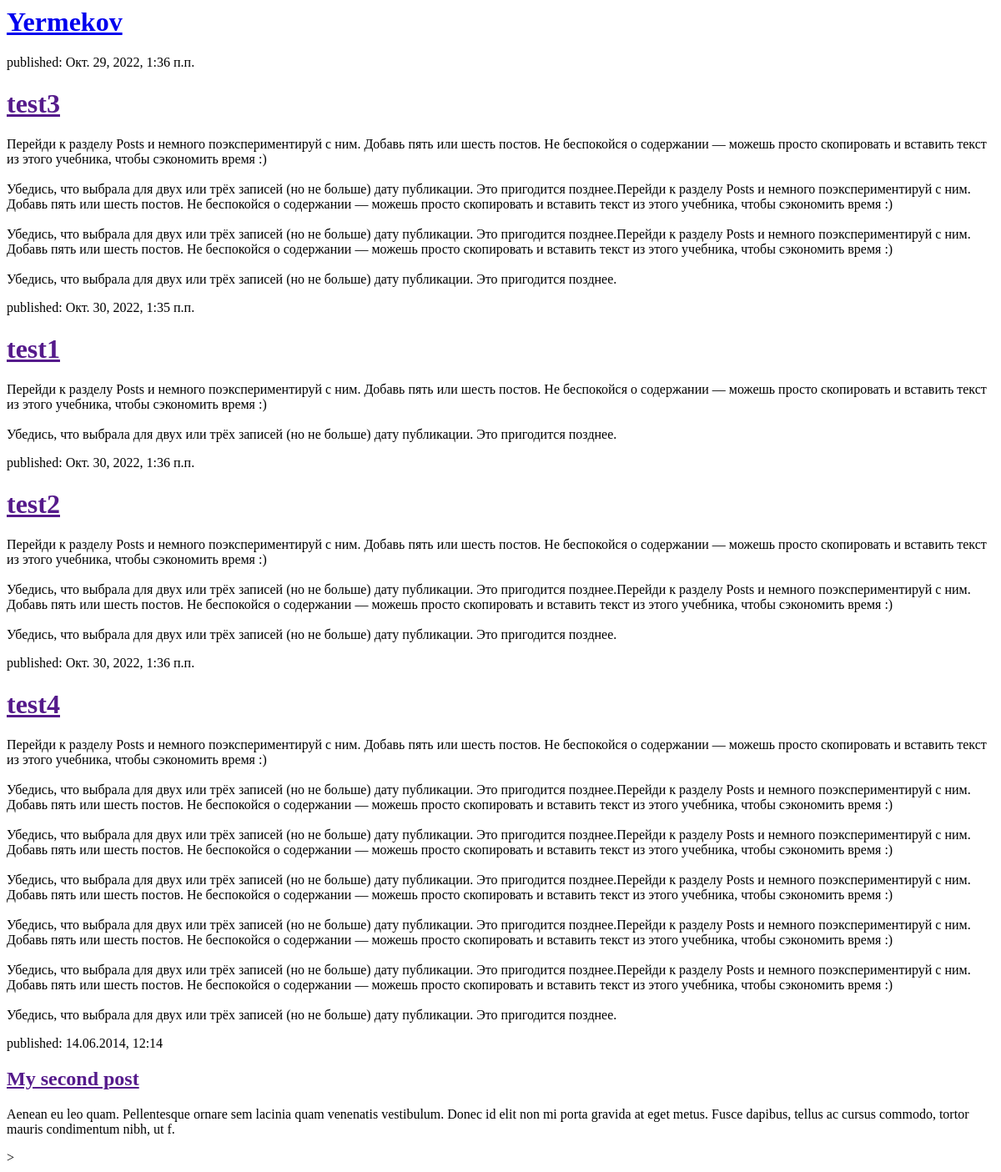
Before: / with the older database file.
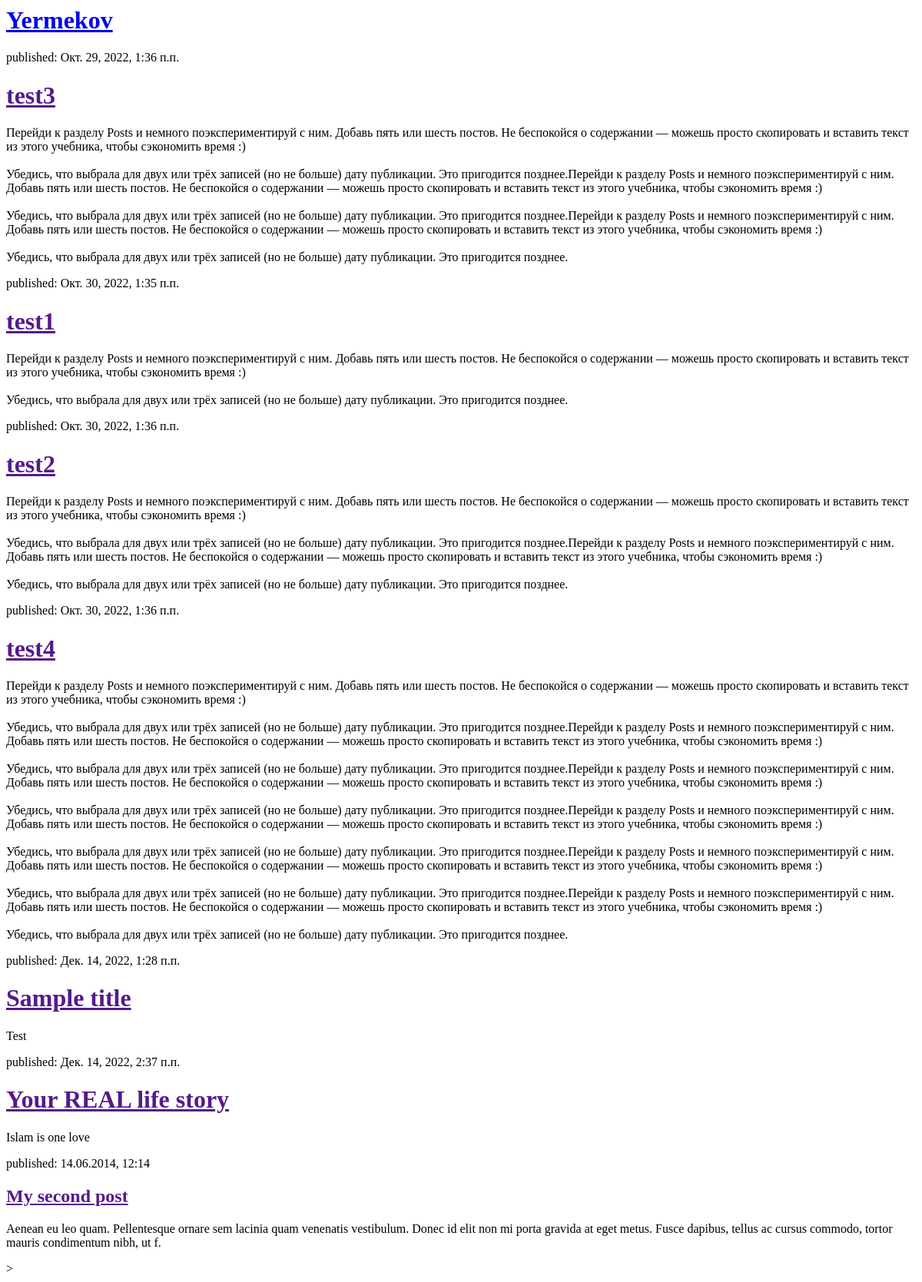
After: the same page with the newer database file.
### blog/models.py (models this page shows, shortened)
class Post(models.Model):
    author = models.ForeignKey(settings.AUTH_USER_MODEL, on_delete=models.CASCADE)
    title = models.CharField(max_length=200)
    text = models.TextField()
    created_date = models.DateTimeField(default=timezone.now)
    published_date = models.DateTimeField(blank=True, null=True)

### blog/views.py (the view)
# urls.py: path('', views.post_list, name='post_list'),
def post_list(request):
    posts = Post.objects.filter(published_date__lte=timezone.now()).order_by('published_date')
    return render(request, 'blog/post_list.html', {'posts': posts})

### blog/templates/blog/post_list.html (shortened to what this page needs)
<html>
    <head>
    </head>
    <body>
        <div>
            <h1><a href="/">Yermekov</a></h1>
        </div>
        {% for post in posts %}
            <div>
                <p>published: {{ post.published_date }}</p>
                <h1><a href="">{{ post.title }}</a></h1>
                <p>{{ post.text|linebreaksbr }}</p>
            </div>
        {% endfor %}
        <div>
            <p>published: 14.06.2014, 12:14</p>
            <h2><a href="">My second post</a></h2>
            <p>Aenean eu leo quam. Pellentesque ornare sem lacinia quam venenatis vestibulum. Donec id elit non mi porta gravida at eget metus. Fusce dapibus, tellus ac cursus commodo, tortor mauris condimentum nibh, ut f.</p>
        </div>>
    </body>
</html>

Changed rows visible on the page:
added Post: published_date "Дек. 14, 2022, 1:28 п.п.", title "Sample title", text "Test"
added Post: published_date "Дек. 14, 2022, 2:37 п.п.", title "Your REAL life story", text "Islam is one love"
